Frame 1 (no input): blank canvas, image omitted
Frame 60 (no input): blank canvas, image omitted
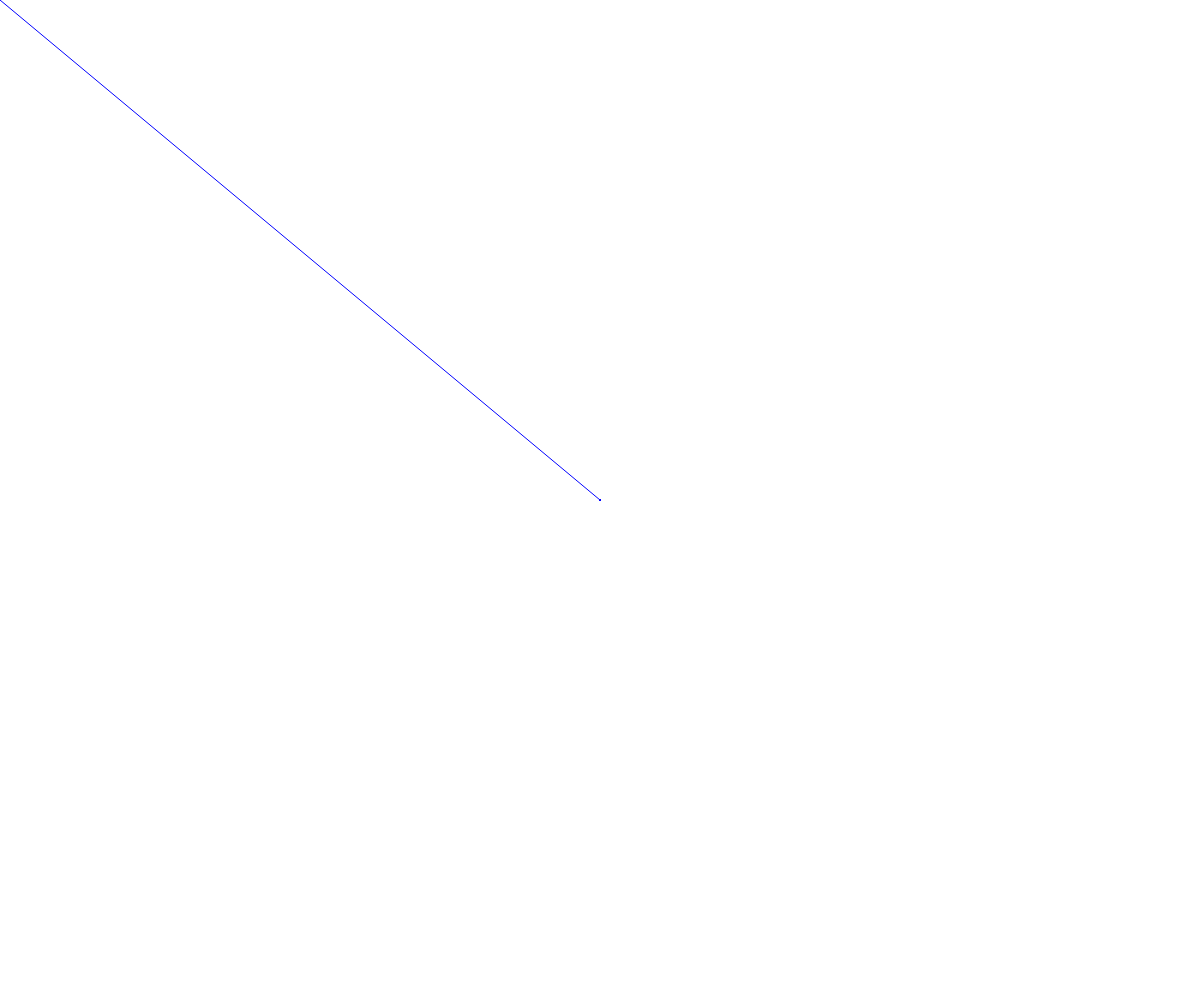
Frame 120 (the mouse pressed at the canvas centre since frame 60)

The p5.js sketch whose frames 1 and 60 were blank and that drew this single picture after the mouse press (run headless with seeded random() and noise() and a simulated clock; from frame 60 on, the mouse is pressed at the canvas centre):

// p5.js sketch
// ── sketch.js
 var strokeColor = 'blue'
   //var MtColor = 
 function setup() {
   createCanvas(windowWidth, windowHeight);
 }

 function draw() {
   if (mouseIsPressed) {
     stroke(strokeColor)
     line(pmouseX, pmouseY, mouseX, mouseY);
   }

 }

 function keyTyped() {
   if (key === 'b') {
     strokeColor = 'black';
   } else if (key === 'r') {
     strokeColor = '#E32173';
     weight = 10
   } else if (key === 'y') {
     strokeColor = 'yellow';
     weight = 10
   }
   else if (key ==='e'){
  background(255);     
   }


 }
